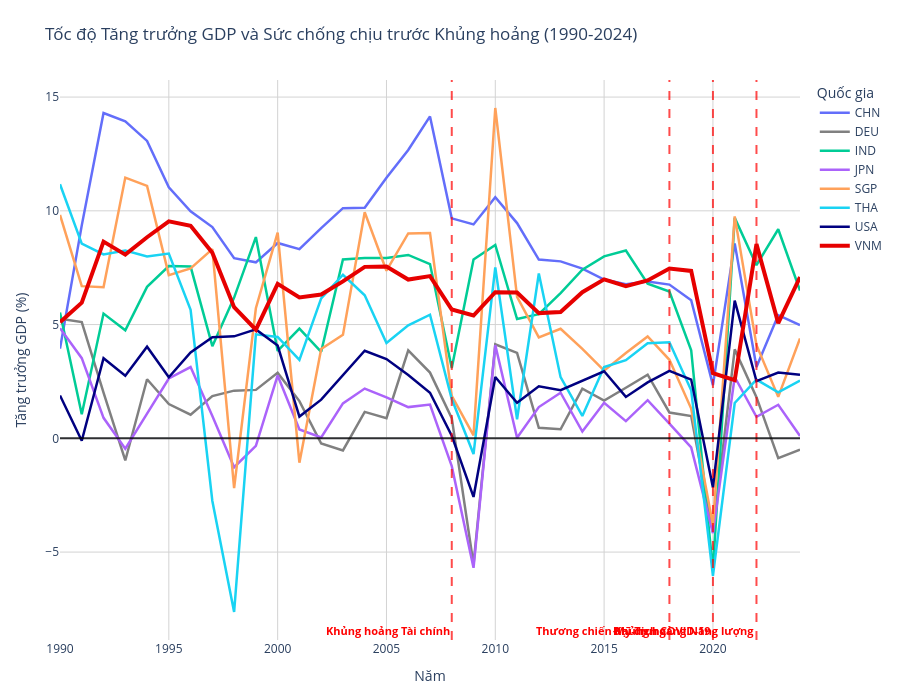

The cell this chart's notebook holds for it:
### Code cell
import plotly.express as px
import plotly.graph_objects as go

# 1. Lọc dữ liệu cho các quốc gia trọng tâm (Sử dụng chung df_plot từ trước)
focus_countries = ['SGP', 'USA', 'IND', 'DEU', 'CHN', 'JPN', 'VNM', 'THA']
df_plot = df[df['Country'].isin(focus_countries)].copy()

# 2. Vẽ biểu đồ đường cho Tăng trưởng GDP
fig_gdp = px.line(
    df_plot,
    x='Year',
    y='GDP_Growth_Pct',
    color='Country',
    title="Tốc độ Tăng trưởng GDP và Sức chống chịu trước Khủng hoảng (1990-2024)",
    labels={
        'Year': 'Năm', 
        'GDP_Growth_Pct': 'Tăng trưởng GDP (%)', 
        'Country': 'Quốc gia'
    }
)

# 3. Định nghĩa các mốc khủng hoảng
crises = {
    2008: "Khủng hoảng Tài chính",
    2018: "Thương chiến Mỹ-Trung",
    2020: "Đại dịch COVID-19",
    2022: "Khủng hoảng Năng lượng"
}

# 4. Thêm các đường đánh dấu sự kiện
for year, title in crises.items():
    fig_gdp.add_vline(
        x=year, 
        line_width=2, 
        line_dash="dash", 
        line_color="red", 
        opacity=0.7,
        annotation_text=f"<b>{title}</b>", 
        annotation_position="bottom left", # Đưa chữ xuống dưới để không đè lên phần lạm phát nếu ghép chart
        annotation_font=dict(color="red", size=11)
    )

# Thêm đường cơ sở 0% (Ranh giới Suy thoái kinh tế)
fig_gdp.add_hline(y=0, line_width=2, line_dash="solid", line_color="black", opacity=0.8)

# 5. Tùy chỉnh giao diện và làm nổi bật Việt Nam
fig_gdp.update_traces(line=dict(width=2.5))
fig_gdp.update_layout(
    template="plotly_white",
    height=700,
    margin=dict(l=60, r=40, t=80, b=60),
    hovermode="x unified",
    xaxis=dict(showgrid=True, gridcolor='lightgray'),
    yaxis=dict(showgrid=True, gridcolor='lightgray', title="Tăng trưởng GDP (%)")
)

for i, trace in enumerate(fig_gdp.data):
    if trace.name == 'VNM':
        fig_gdp.data[i].line.color = '#E60000' # Đỏ đậm
        fig_gdp.data[i].line.width = 4
    elif trace.name == 'USA':
        fig_gdp.data[i].line.color = '#000080' # Xanh than
    elif trace.name == 'DEU':
        fig_gdp.data[i].line.color = '#808080' # Xám cho Đức (đại diện xuất khẩu bị tổn thương nặng 2020)

fig_gdp.show(config={'responsive': True})
fig_gdp.write_html("line_chart_gdp_growth_crises.html")

### Figure 1 — Plotly figure (JSON) as saved in the notebook; plotly's stock layout.template omitted (floating-point values rounded to 4 significant figures)
{"data": [{"hovertemplate": "Quốc gia=CHN<br>Năm=%{x}<br>Tăng trưởng GDP (%)=%{y}<extra></extra>", "legendgroup": "CHN", "line": {"color": "#636efa", "dash": "solid", "width": 2.5}, "marker": {"symbol": "circle"}, "mode": "lines", "name": "CHN", "orientation": "v", "showlegend": true, "type": "scatter", "x": [1990, 1991, 1992, 1993, 1994, 1995, 1996, 1997, 1998, 1999, 2000, 2001, 2002, 2003, 2004, 2005, 2006, 2007, 2008, 2009, 2010, 2011, 2012, 2013, 2014, 2015, 2016, 2017, 2018, 2019, 2020, 2021, 2022, 2023, 2024], "xaxis": "x", "y": [3.942, 9.362, 14.3, 13.93, 13.07, 11.03, 9.976, 9.288, 7.921, 7.737, 8.586, 8.313, 9.243, 10.12, 10.13, 11.46, 12.67, 14.15, 9.67, 9.403, 10.6, 9.461, 7.856, 7.779, 7.462, 6.979, 6.776, 6.891, 6.757, 6.069, 2.34, 8.57, 3.134, 5.415, 4.977], "yaxis": "y"}, {"hovertemplate": "Quốc gia=DEU<br>Năm=%{x}<br>Tăng trưởng GDP (%)=%{y}<extra></extra>", "legendgroup": "DEU", "line": {"color": "#808080", "dash": "solid", "width": 2.5}, "marker": {"symbol": "circle"}, "mode": "lines", "name": "DEU", "orientation": "v", "showlegend": true, "type": "scatter", "x": [1990, 1991, 1992, 1993, 1994, 1995, 1996, 1997, 1998, 1999, 2000, 2001, 2002, 2003, 2004, 2005, 2006, 2007, 2008, 2009, 2010, 2011, 2012, 2013, 2014, 2015, 2016, 2017, 2018, 2019, 2020, 2021, 2022, 2023, 2024], "xaxis": "x", "y": [5.255, 5.108, 2.014, -0.973, 2.597, 1.505, 1.038, 1.854, 2.096, 2.13, 2.877, 1.636, -0.2283, -0.5298, 1.162, 0.8855, 3.867, 2.889, 0.8879, -5.545, 4.135, 3.758, 0.4635, 0.397, 2.18, 1.663, 2.222, 2.798, 1.136, 0.9777, -4.132, 3.91, 1.809, -0.8696, -0.4959], "yaxis": "y"}, {"hovertemplate": "Quốc gia=IND<br>Năm=%{x}<br>Tăng trưởng GDP (%)=%{y}<extra></extra>", "legendgroup": "IND", "line": {"color": "#00cc96", "dash": "solid", "width": 2.5}, "marker": {"symbol": "circle"}, "mode": "lines", "name": "IND", "orientation": "v", "showlegend": true, "type": "scatter", "x": [1990, 1991, 1992, 1993, 1994, 1995, 1996, 1997, 1998, 1999, 2000, 2001, 2002, 2003, 2004, 2005, 2006, 2007, 2008, 2009, 2010, 2011, 2012, 2013, 2014, 2015, 2016, 2017, 2018, 2019, 2020, 2021, 2022, 2023, 2024], "xaxis": "x", "y": [5.533, 1.057, 5.482, 4.751, 6.659, 7.574, 7.55, 4.05, 6.184, 8.846, 3.841, 4.824, 3.804, 7.86, 7.923, 7.923, 8.061, 7.661, 3.087, 7.862, 8.498, 5.241, 5.456, 6.386, 7.41, 7.996, 8.256, 6.795, 6.454, 3.871, -5.778, 9.69, 7.609, 9.191, 6.495], "yaxis": "y"}, {"hovertemplate": "Quốc gia=JPN<br>Năm=%{x}<br>Tăng trưởng GDP (%)=%{y}<extra></extra>", "legendgroup": "JPN", "line": {"color": "#ab63fa", "dash": "solid", "width": 2.5}, "marker": {"symbol": "circle"}, "mode": "lines", "name": "JPN", "orientation": "v", "showlegend": true, "type": "scatter", "x": [1990, 1991, 1992, 1993, 1994, 1995, 1996, 1997, 1998, 1999, 2000, 2001, 2002, 2003, 2004, 2005, 2006, 2007, 2008, 2009, 2010, 2011, 2012, 2013, 2014, 2015, 2016, 2017, 2018, 2019, 2020, 2021, 2022, 2023, 2024], "xaxis": "x", "y": [4.841, 3.523, 0.9006, -0.4592, 1.083, 2.631, 3.134, 0.9812, -1.27, -0.3339, 2.765, 0.3861, 0.04196, 1.535, 2.186, 1.804, 1.372, 1.484, -1.224, -5.693, 4.098, 0.02381, 1.375, 2.005, 0.2962, 1.561, 0.7538, 1.675, 0.6434, -0.4022, -4.169, 2.697, 0.942, 1.475, 0.1043], "yaxis": "y"}, {"hovertemplate": "Quốc gia=SGP<br>Năm=%{x}<br>Tăng trưởng GDP (%)=%{y}<extra></extra>", "legendgroup": "SGP", "line": {"color": "#FFA15A", "dash": "solid", "width": 2.5}, "marker": {"symbol": "circle"}, "mode": "lines", "name": "SGP", "orientation": "v", "showlegend": true, "type": "scatter", "x": [1990, 1991, 1992, 1993, 1994, 1995, 1996, 1997, 1998, 1999, 2000, 2001, 2002, 2003, 2004, 2005, 2006, 2007, 2008, 2009, 2010, 2011, 2012, 2013, 2014, 2015, 2016, 2017, 2018, 2019, 2020, 2021, 2022, 2023, 2024], "xaxis": "x", "y": [9.821, 6.688, 6.64, 11.46, 11.1, 7.175, 7.471, 8.316, -2.191, 5.718, 9.038, -1.071, 3.923, 4.548, 9.94, 7.366, 9.007, 9.022, 1.863, 0.128, 14.52, 6.215, 4.435, 4.818, 3.936, 2.977, 3.748, 4.477, 3.452, 1.308, -3.815, 9.757, 4.108, 1.821, 4.388], "yaxis": "y"}, {"hovertemplate": "Quốc gia=THA<br>Năm=%{x}<br>Tăng trưởng GDP (%)=%{y}<extra></extra>", "legendgroup": "THA", "line": {"color": "#19d3f3", "dash": "solid", "width": 2.5}, "marker": {"symbol": "circle"}, "mode": "lines", "name": "THA", "orientation": "v", "showlegend": true, "type": "scatter", "x": [1990, 1991, 1992, 1993, 1994, 1995, 1996, 1997, 1998, 1999, 2000, 2001, 2002, 2003, 2004, 2005, 2006, 2007, 2008, 2009, 2010, 2011, 2012, 2013, 2014, 2015, 2016, 2017, 2018, 2019, 2020, 2021, 2022, 2023, 2024], "xaxis": "x", "y": [11.17, 8.558, 8.083, 8.252, 7.997, 8.12, 5.652, -2.754, -7.634, 4.572, 4.455, 3.444, 6.149, 7.189, 6.289, 4.188, 4.968, 5.435, 1.726, -0.6906, 7.513, 0.8401, 7.243, 2.687, 0.9845, 3.134, 3.435, 4.178, 4.223, 2.115, -6.05, 1.552, 2.58, 2.018, 2.542], "yaxis": "y"}, {"hovertemplate": "Quốc gia=USA<br>Năm=%{x}<br>Tăng trưởng GDP (%)=%{y}<extra></extra>", "legendgroup": "USA", "line": {"color": "#000080", "dash": "solid", "width": 2.5}, "marker": {"symbol": "circle"}, "mode": "lines", "name": "USA", "orientation": "v", "showlegend": true, "type": "scatter", "x": [1990, 1991, 1992, 1993, 1994, 1995, 1996, 1997, 1998, 1999, 2000, 2001, 2002, 2003, 2004, 2005, 2006, 2007, 2008, 2009, 2010, 2011, 2012, 2013, 2014, 2015, 2016, 2017, 2018, 2019, 2020, 2021, 2022, 2023, 2024], "xaxis": "x", "y": [1.886, -0.1083, 3.522, 2.752, 4.029, 2.684, 3.773, 4.447, 4.483, 4.788, 4.078, 0.9555, 1.7, 2.796, 3.848, 3.484, 2.785, 2.004, 0.1136, -2.577, 2.695, 1.564, 2.289, 2.118, 2.524, 2.946, 1.819, 2.458, 2.967, 2.584, -2.163, 6.055, 2.512, 2.888, 2.793], "yaxis": "y"}, {"hovertemplate": "Quốc gia=VNM<br>Năm=%{x}<br>Tăng trưởng GDP (%)=%{y}<extra></extra>", "legendgroup": "VNM", "line": {"color": "#E60000", "dash": "solid", "width": 4}, "marker": {"symbol": "circle"}, "mode": "lines", "name": "VNM", "orientation": "v", "showlegend": true, "type": "scatter", "x": [1990, 1991, 1992, 1993, 1994, 1995, 1996, 1997, 1998, 1999, 2000, 2001, 2002, 2003, 2004, 2005, 2006, 2007, 2008, 2009, 2010, 2011, 2012, 2013, 2014, 2015, 2016, 2017, 2018, 2019, 2020, 2021, 2022, 2023, 2024], "xaxis": "x", "y": [5.101, 5.961, 8.646, 8.073, 8.839, 9.54, 9.34, 8.152, 5.764, 4.774, 6.787, 6.193, 6.321, 6.899, 7.536, 7.547, 6.978, 7.13, 5.662, 5.398, 6.423, 6.413, 5.505, 5.554, 6.422, 6.987, 6.69, 6.94, 7.465, 7.359, 2.865, 2.554, 8.538, 5.065, 7.091], "yaxis": "y"}], "layout": {"annotations": [{"font": {"color": "red", "size": 11}, "showarrow": false, "text": "<b>Khủng hoảng Tài chính</b>", "x": 2008, "xanchor": "right", "xref": "x", "y": 0, "yanchor": "bottom", "yref": "y domain"}, {"font": {"color": "red", "size": 11}, "showarrow": false, "text": "<b>Thương chiến Mỹ-Trung</b>", "x": 2018, "xanchor": "right", "xref": "x", "y": 0, "yanchor": "bottom", "yref": "y domain"}, {"font": {"color": "red", "size": 11}, "showarrow": false, "text": "<b>Đại dịch COVID-19</b>", "x": 2020, "xanchor": "right", "xref": "x", "y": 0, "yanchor": "bottom", "yref": "y domain"}, {"font": {"color": "red", "size": 11}, "showarrow": false, "text": "<b>Khủng hoảng Năng lượng</b>", "x": 2022, "xanchor": "right", "xref": "x", "y": 0, "yanchor": "bottom", "yref": "y domain"}], "height": 700, "hovermode": "x unified", "legend": {"title": {"text": "Quốc gia"}, "tracegroupgap": 0}, "margin": {"b": 60, "l": 60, "r": 40, "t": 80}, "shapes": [{"line": {"color": "red", "dash": "dash", "width": 2}, "opacity": 0.7, "type": "line", "x0": 2008, "x1": 2008, "xref": "x", "y0": 0, "y1": 1, "yref": "y domain"}, {"line": {"color": "red", "dash": "dash", "width": 2}, "opacity": 0.7, "type": "line", "x0": 2018, "x1": 2018, "xref": "x", "y0": 0, "y1": 1, "yref": "y domain"}, {"line": {"color": "red", "dash": "dash", "width": 2}, "opacity": 0.7, "type": "line", "x0": 2020, "x1": 2020, "xref": "x", "y0": 0, "y1": 1, "yref": "y domain"}, {"line": {"color": "red", "dash": "dash", "width": 2}, "opacity": 0.7, "type": "line", "x0": 2022, "x1": 2022, "xref": "x", "y0": 0, "y1": 1, "yref": "y domain"}, {"line": {"color": "black", "dash": "solid", "width": 2}, "opacity": 0.8, "type": "line", "x0": 0, "x1": 1, "xref": "x domain", "y0": 0, "y1": 0, "yref": "y"}], "title": {"text": "Tốc độ Tăng trưởng GDP và Sức chống chịu trước Khủng hoảng (1990-2024)"}, "xaxis": {"anchor": "y", "domain": [0, 1], "gridcolor": "lightgray", "showgrid": true, "title": {"text": "Năm"}}, "yaxis": {"anchor": "x", "domain": [0, 1], "gridcolor": "lightgray", "showgrid": true, "title": {"text": "Tăng trưởng GDP (%)"}}}}
